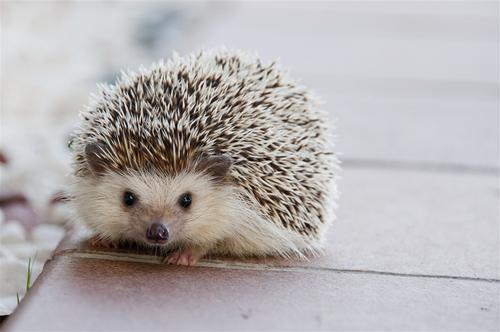
#> input picture day06/animal.jpg, 500 x 332 px
$ python day06.py
#> lines starting #> are read from the running program, lines starting #| are printed output that depends on the picture
#!/usr/bin/python3.5
# coding=utf-8

import cv2 as cv
import matplotlib as plt
from matplotlib.pyplot import imshow
import numpy as np
import os
import math

'''
src
    [121,421]
    [235,435]
    [88,276]
    [288,330]

dst
    [121,421]
    [290,421]
    [121,276]
    [290,276]
'''

if __name__ == "__main__":
    A = cv.imread("./animal.jpg")
#> A is the input picture: shape (332, 500, 3); mean B, G, R 177.8, 176.8, 181.1
    A = cv.resize(A,(600,600),interpolation=cv.INTER_AREA)
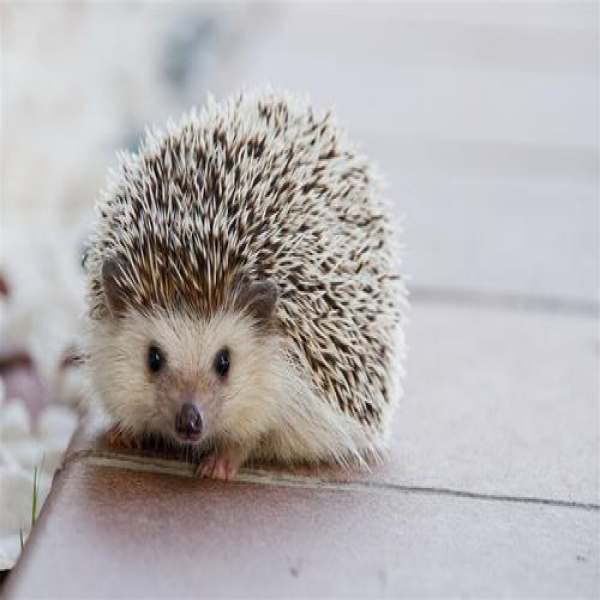
#> A: shape (600, 600, 3); mean B, G, R 177.7, 176.8, 181
    A = np.array(A,dtype=np.float32)
    # imshow(A.astype(np.uint8))
    # plt.pyplot.show()
    src = np.array(
        [
          [121,421],
          [235,435],
          [88,276],
          [288,330],
        ],dtype=np.float32
    )

    dst = np.array(
        [
          [121,421],
          [290,421],
          [121,276],
          [290,276],
        ],dtype=np.float32
    )

    rect = cv.getPerspectiveTransform(src,dst)
    print (rect)
    C = cv.warpPerspective(A,rect,(600,600))
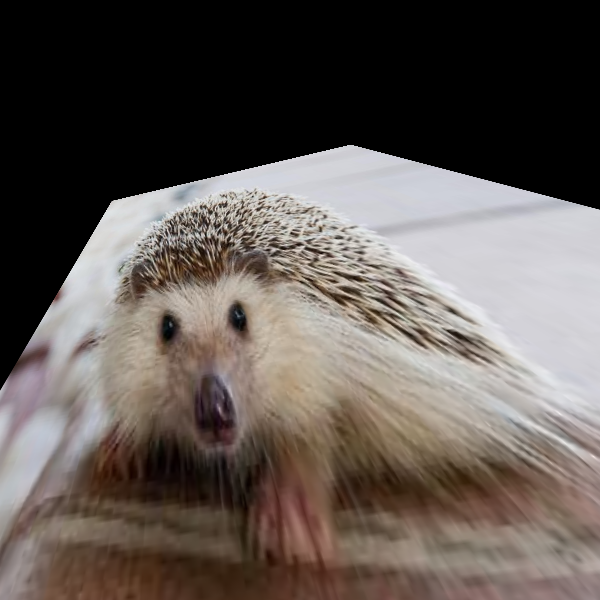
#> C: shape (600, 600, 3) float32; mean B, G, R 84.2, 89.1, 97.5
    imshow(C.astype(np.uint8))
    plt.pyplot.show()
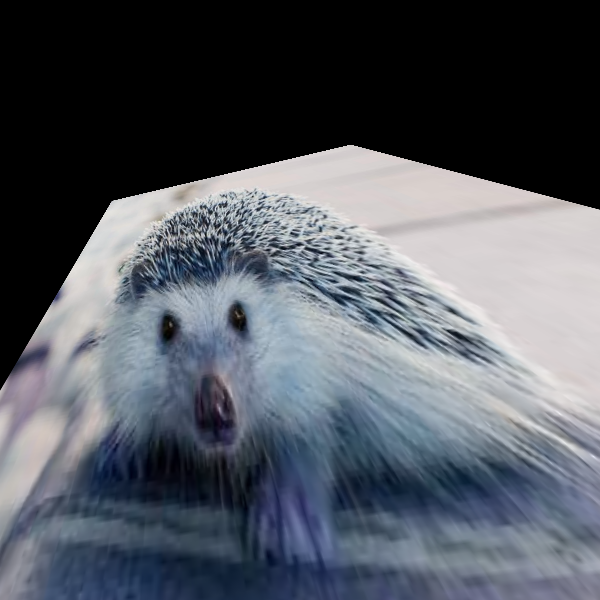
#> shown: shape (600, 600, 3); mean R, G, B 83.9, 88.9, 97.2
